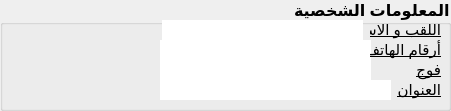
     <widget class="QGroupBox" name="groupBox_15">
      <property name="geometry">
       <rect>
        <x>140</x>
        <y>350</y>
        <width>451</width>
        <height>111</height>
       </rect>
      </property>
      <property name="font">
       <font>
        <family>Arial</family>
        <pointsize>12</pointsize>
        <weight>75</weight>
        <bold>true</bold>
       </font>
      </property>
      <property name="layoutDirection">
       <enum>Qt::RightToLeft</enum>
      </property>
      <property name="title">
       <string>المعلومات الشخصية</string>
      </property>
      <widget class="QLabel" name="label_66">
       <property name="geometry">
        <rect>
         <x>370</x>
         <y>20</y>
         <width>71</width>
         <height>20</height>
        </rect>
       </property>
       <property name="font">
        <font>
         <family>Arial</family>
         <pointsize>11</pointsize>
         <weight>50</weight>
         <bold>false</bold>
         <underline>true</underline>
        </font>
       </property>
       <property name="text">
        <string>اللقب و الاسم</string>
       </property>
      </widget>
      <widget class="QLabel" name="label_68">
       <property name="geometry">
        <rect>
         <x>370</x>
         <y>60</y>
         <width>71</width>
         <height>20</height>
        </rect>
       </property>
       <property name="font">
        <font>
         <family>Arial</family>
         <pointsize>11</pointsize>
         <weight>50</weight>
         <bold>false</bold>
         <underline>true</underline>
        </font>
       </property>
       <property name="text">
        <string>فوج</string>
       </property>
      </widget>
      <widget class="QLabel" name="label_69">
       <property name="geometry">
        <rect>
         <x>370</x>
         <y>80</y>
         <width>71</width>
         <height>20</height>
        </rect>
       </property>
       <property name="font">
        <font>
         <family>Arial</family>
         <pointsize>11</pointsize>
         <weight>50</weight>
         <bold>false</bold>
         <underline>true</underline>
        </font>
       </property>
       <property name="text">
        <string>العنوان</string>
       </property>
      </widget>
      <widget class="QLineEdit" name="etdn_np_affich_E">
       <property name="geometry">
        <rect>
         <x>162</x>
         <y>20</y>
         <width>201</width>
         <height>20</height>
        </rect>
       </property>
       <property name="font">
        <font>
         <family>Arial</family>
         <pointsize>11</pointsize>
         <weight>50</weight>
         <bold>false</bold>
         <kerning>true</kerning>
        </font>
       </property>
       <property name="styleSheet">
        <string notr="true">background-color: rgb(255, 255, 255);</string>
       </property>
       <property name="frame">
        <bool>false</bool>
       </property>
       <property name="alignment">
        <set>Qt::AlignCenter</set>
       </property>
       <property name="readOnly">
        <bool>true</bool>
       </property>
      </widget>
      <widget class="QLineEdit" name="etdn_phn_affich_E">
       <property name="geometry">
        <rect>
         <x>160</x>
         <y>40</y>
         <width>211</width>
         <height>20</height>
        </rect>
       </property>
       <property name="font">
        <font>
         <family>Arial</family>
         <pointsize>11</pointsize>
         <weight>50</weight>
         <bold>false</bold>
         <kerning>true</kerning>
        </font>
       </property>
       <property name="styleSheet">
        <string notr="true">background-color: rgb(255, 255, 255);</string>
       </property>
       <property name="frame">
        <bool>false</bool>
       </property>
       <property name="alignment">
        <set>Qt::AlignCenter</set>
       </property>
       <property name="readOnly">
        <bool>true</bool>
       </property>
      </widget>
      <widget class="QLineEdit" name="etdn_grp_affich_E">
       <property name="geometry">
        <rect>
         <x>160</x>
         <y>60</y>
         <width>211</width>
         <height>20</height>
        </rect>
       </property>
       <property name="font">
        <font>
         <family>Arial</family>
         <pointsize>11</pointsize>
         <weight>50</weight>
         <bold>false</bold>
         <kerning>true</kerning>
        </font>
       </property>
       <property name="styleSheet">
        <string notr="true">background-color: rgb(255, 255, 255);</string>
       </property>
       <property name="frame">
        <bool>false</bool>
       </property>
       <property name="alignment">
        <set>Qt::AlignCenter</set>
       </property>
       <property name="readOnly">
        <bool>true</bool>
       </property>
      </widget>
      <widget class="QLineEdit" name="etdn_ads_affich_E">
       <property name="geometry">
        <rect>
         <x>160</x>
         <y>80</y>
         <width>231</width>
         <height>20</height>
        </rect>
       </property>
       <property name="font">
        <font>
         <family>Arial</family>
         <pointsize>11</pointsize>
         <weight>50</weight>
         <bold>false</bold>
         <kerning>true</kerning>
        </font>
       </property>
       <property name="styleSheet">
        <string notr="true">background-color: rgb(255, 255, 255);</string>
       </property>
       <property name="frame">
        <bool>false</bool>
       </property>
       <property name="alignment">
        <set>Qt::AlignCenter</set>
       </property>
       <property name="readOnly">
        <bool>true</bool>
       </property>
      </widget>
      <widget class="QLabel" name="etdn_pht_affich_L">
       <property name="geometry">
        <rect>
         <x>20</x>
         <y>20</y>
         <width>91</width>
         <height>81</height>
        </rect>
       </property>
       <property name="text">
        <string/>
       </property>
       <property name="pixmap">
        <pixmap resource="icons.qrc">:/icons/new_student.png</pixmap>
       </property>
       <property name="scaledContents">
        <bool>true</bool>
       </property>
      </widget>
      <widget class="QLabel" name="label_102">
       <property name="geometry">
        <rect>
         <x>370</x>
         <y>40</y>
         <width>71</width>
         <height>20</height>
        </rect>
       </property>
       <property name="font">
        <font>
         <family>Arial</family>
         <pointsize>11</pointsize>
         <weight>50</weight>
         <bold>false</bold>
         <underline>true</underline>
        </font>
       </property>
       <property name="text">
        <string>أرقام الهاتف</string>
       </property>
      </widget>
     </widget>
